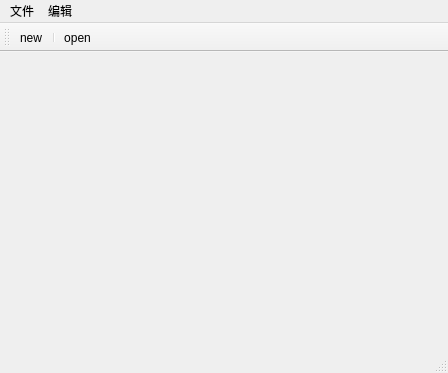
<?xml version="1.0" encoding="UTF-8"?>
<ui version="4.0">
 <class>MainWindow</class>
 <widget class="QMainWindow" name="MainWindow">
  <property name="geometry">
   <rect>
    <x>0</x>
    <y>0</y>
    <width>448</width>
    <height>373</height>
   </rect>
  </property>
  <property name="windowTitle">
   <string>MainWindow</string>
  </property>
  <widget class="QWidget" name="centralWidget"/>
  <widget class="QMenuBar" name="menuBar">
   <property name="geometry">
    <rect>
     <x>0</x>
     <y>0</y>
     <width>448</width>
     <height>26</height>
    </rect>
   </property>
   <widget class="QMenu" name="menu">
    <property name="title">
     <string>文件</string>
    </property>
    <addaction name="actionNew"/>
    <addaction name="actionopen"/>
   </widget>
   <widget class="QMenu" name="menu_2">
    <property name="title">
     <string>编辑</string>
    </property>
   </widget>
   <addaction name="menu"/>
   <addaction name="menu_2"/>
  </widget>
  <widget class="QToolBar" name="mainToolBar">
   <attribute name="toolBarArea">
    <enum>TopToolBarArea</enum>
   </attribute>
   <attribute name="toolBarBreak">
    <bool>true</bool>
   </attribute>
   <addaction name="actionNew"/>
   <addaction name="separator"/>
   <addaction name="actionopen"/>
  </widget>
  <widget class="QStatusBar" name="statusBar"/>
  <action name="actionNew">
   <property name="text">
    <string>new</string>
   </property>
  </action>
  <action name="actionopen">
   <property name="text">
    <string>open</string>
   </property>
  </action>
 </widget>
 <layoutdefault spacing="6" margin="11"/>
 <resources/>
 <connections/>
</ui>
